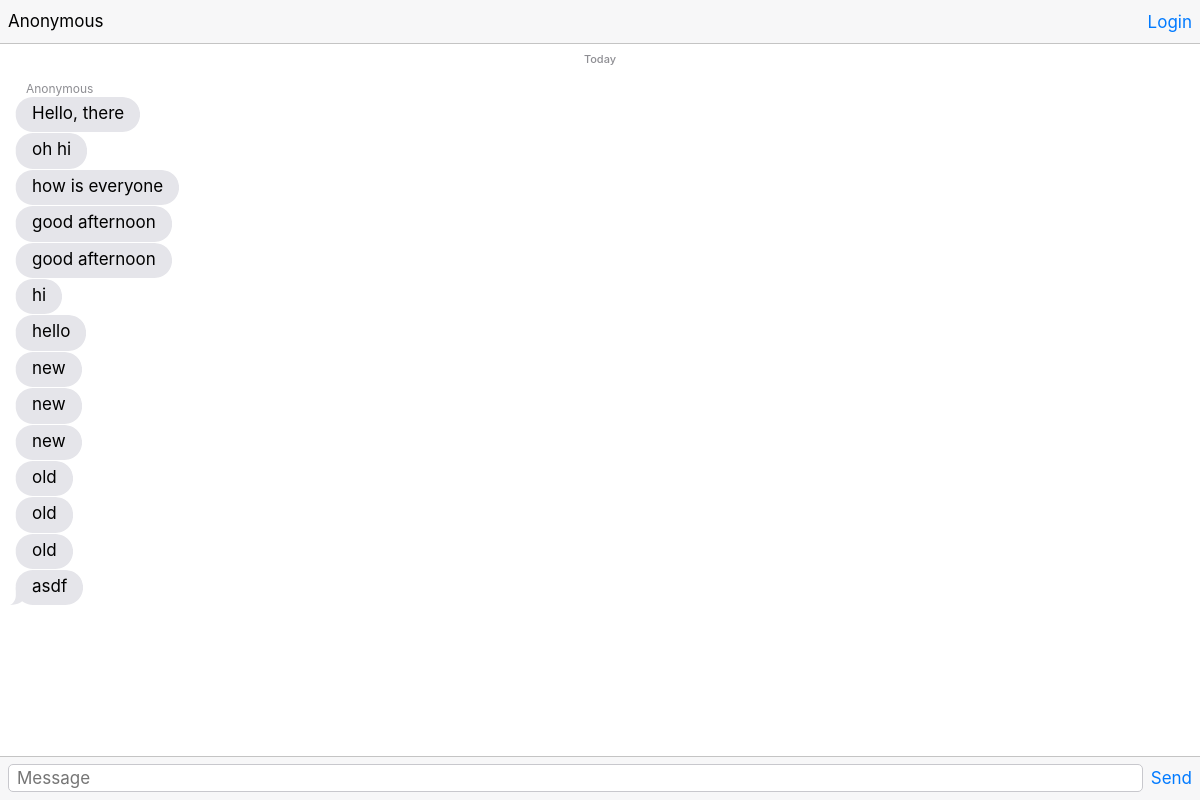
Before: /core/ with the older database file.
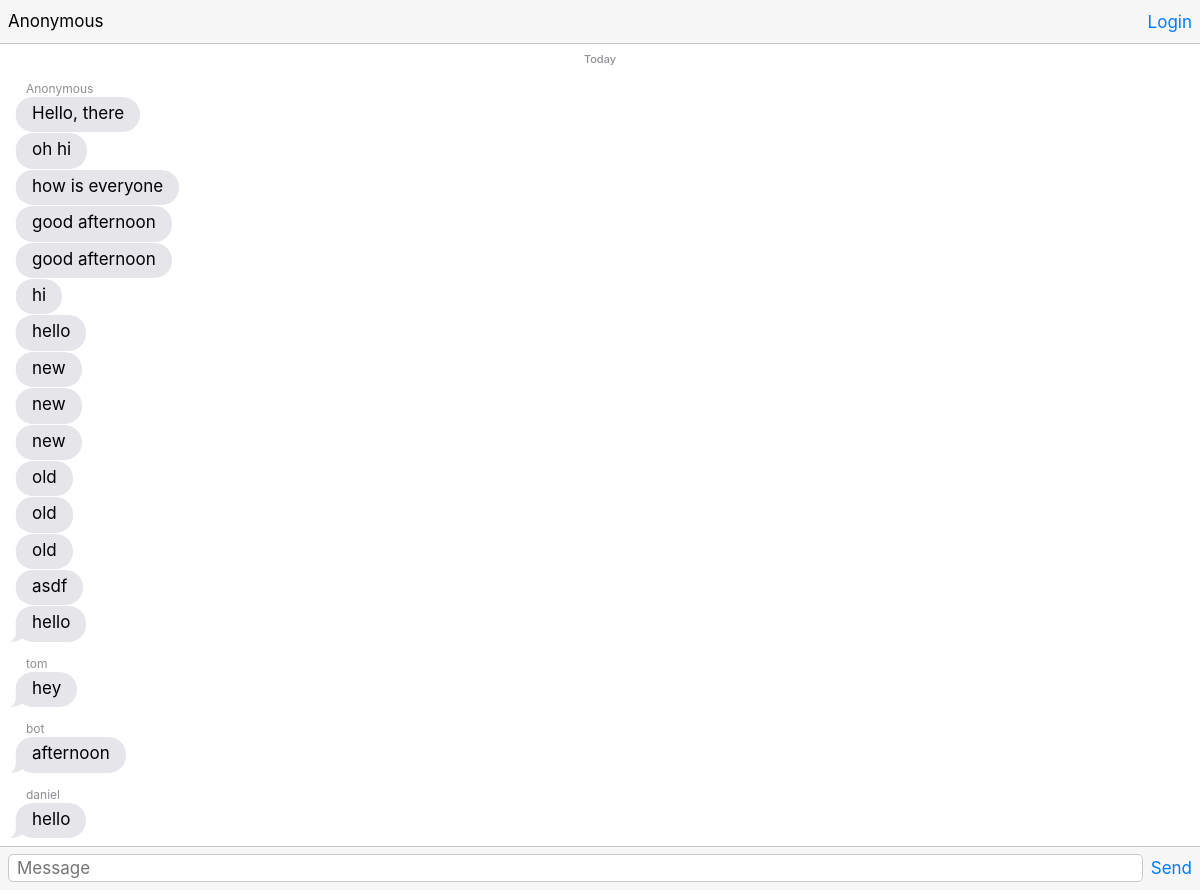
After: the same page with the newer database file.
### core/models.py (models this page shows)
class ChatMessage(models.Model):
	room = models.CharField(blank=True, max_length=100)
	message = models.TextField(blank=True)
	time = models.DateField(auto_now_add=True)
	user = models.CharField(blank=True, null=True, max_length=100)

### core/views.py (the view)
def index(request):
    messages = ChatMessage.objects.filter(room="chat-dev2").order_by('-time')
    template = loader.get_template('core/index.html')
    context = {
        'messages': messages,
    }
    return HttpResponse(template.render(context, request))

### templates/core/index.html (shortened to what this page needs)
{% load static %}
<!DOCTYPE html>
<html>
<head>
	<link rel="stylesheet" href="{% static "vendors/Framework7/dist/css/framework7.ios.min.css" %}">
	<link rel="stylesheet" href="{% static "vendors/Framework7/dist/css/framework7.ios.colors.min.css" %}">
	<link rel="stylesheet" href="{% static "css/my-app.css" %}">
</head>
<body>
<div class="views">
	<div class="view view-main">
		<div class="navbar">
			<div class="navbar-inner">
				<div class="left" id="current_user" data-user="Anonymous">Anonymous</div>
				<div class="right"><a href="#" class="link button-login" data-action="login">Login</a></div>
			</div>
		</div>
		<div class="pages navbar-through toolbar-through">
			<div class="page" data-page="index">
				<div class="page-content messages-content">
					<div class="messages">
						<div class="messages-date">Today</div>
						{% for message in messages %}
							<div class="message message-received">
								<div class="message-name">
									{% if 'Anonymous_' in message.user or not message.user %}
										Anonymous
									{% else %}
										{{ message.user }}
									{% endif %}
								</div>
								<div class="message-text">{{ message.message }}</div>
							</div>
						{% endfor %}
					</div>
				</div>
			</div>
		</div>
		<div class="toolbar messagebar">
			<div class="toolbar-inner">
				<textarea id="input_message" placeholder="Message"></textarea><a href="#" id="button_send" class="link">Send</a>
			</div>
		</div>
	</div>
</div>
</body>
</html>

Changed rows visible on the page:
added ChatMessage: message "hello"
added ChatMessage: user "tom", message "hey"
added ChatMessage: user "bot", message "afternoon"
added ChatMessage: user "daniel", message "hello"
